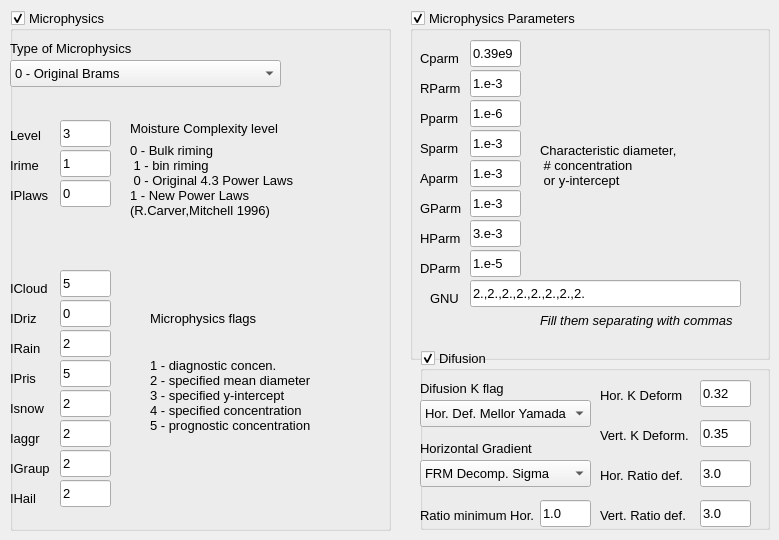
    <widget class="QWidget" name="tab_7">
     <attribute name="title">
      <string>Difus/MicroPh</string>
     </attribute>
     <widget class="QGroupBox" name="groupBox_14">
      <property name="geometry">
       <rect>
        <x>10</x>
        <y>10</y>
        <width>381</width>
        <height>521</height>
       </rect>
      </property>
      <property name="font">
       <font>
        <family>Arial</family>
        <pointsize>10</pointsize>
       </font>
      </property>
      <property name="title">
       <string>Microphysics</string>
      </property>
      <property name="checkable">
       <bool>true</bool>
      </property>
      <widget class="QLineEdit" name="iaggrlineEdit">
       <property name="geometry">
        <rect>
         <x>50</x>
         <y>410</y>
         <width>51</width>
         <height>27</height>
        </rect>
       </property>
       <property name="font">
        <font>
         <family>Arial</family>
         <pointsize>10</pointsize>
        </font>
       </property>
       <property name="text">
        <string>2</string>
       </property>
      </widget>
      <widget class="QLabel" name="label_122">
       <property name="geometry">
        <rect>
         <x>0</x>
         <y>270</y>
         <width>41</width>
         <height>17</height>
        </rect>
       </property>
       <property name="font">
        <font>
         <family>Arial</family>
         <pointsize>10</pointsize>
        </font>
       </property>
       <property name="text">
        <string>ICloud</string>
       </property>
      </widget>
      <widget class="QLabel" name="label_118">
       <property name="geometry">
        <rect>
         <x>0</x>
         <y>110</y>
         <width>31</width>
         <height>30</height>
        </rect>
       </property>
       <property name="font">
        <font>
         <family>Arial</family>
         <pointsize>10</pointsize>
        </font>
       </property>
       <property name="text">
        <string>Level</string>
       </property>
      </widget>
      <widget class="QLineEdit" name="igrauplineEdit">
       <property name="geometry">
        <rect>
         <x>50</x>
         <y>440</y>
         <width>51</width>
         <height>27</height>
        </rect>
       </property>
       <property name="font">
        <font>
         <family>Arial</family>
         <pointsize>10</pointsize>
        </font>
       </property>
       <property name="text">
        <string>2</string>
       </property>
      </widget>
      <widget class="QLabel" name="label_119">
       <property name="geometry">
        <rect>
         <x>0</x>
         <y>140</y>
         <width>31</width>
         <height>30</height>
        </rect>
       </property>
       <property name="font">
        <font>
         <family>Arial</family>
         <pointsize>10</pointsize>
        </font>
       </property>
       <property name="text">
        <string>Irime</string>
       </property>
      </widget>
      <widget class="QLabel" name="label_125">
       <property name="geometry">
        <rect>
         <x>0</x>
         <y>360</y>
         <width>31</width>
         <height>17</height>
        </rect>
       </property>
       <property name="font">
        <font>
         <family>Arial</family>
         <pointsize>10</pointsize>
        </font>
       </property>
       <property name="text">
        <string>IPris</string>
       </property>
      </widget>
      <widget class="QLineEdit" name="icloudlineEdit">
       <property name="geometry">
        <rect>
         <x>50</x>
         <y>260</y>
         <width>51</width>
         <height>27</height>
        </rect>
       </property>
       <property name="font">
        <font>
         <family>Arial</family>
         <pointsize>10</pointsize>
        </font>
       </property>
       <property name="text">
        <string>5</string>
       </property>
      </widget>
      <widget class="QLabel" name="label_124">
       <property name="geometry">
        <rect>
         <x>0</x>
         <y>300</y>
         <width>31</width>
         <height>17</height>
        </rect>
       </property>
       <property name="font">
        <font>
         <family>Arial</family>
         <pointsize>10</pointsize>
        </font>
       </property>
       <property name="text">
        <string>IDriz</string>
       </property>
      </widget>
      <widget class="QLabel" name="label_126">
       <property name="geometry">
        <rect>
         <x>0</x>
         <y>420</y>
         <width>41</width>
         <height>17</height>
        </rect>
       </property>
       <property name="font">
        <font>
         <family>Arial</family>
         <pointsize>10</pointsize>
        </font>
       </property>
       <property name="text">
        <string>Iaggr</string>
       </property>
      </widget>
      <widget class="QLabel" name="label_123">
       <property name="geometry">
        <rect>
         <x>0</x>
         <y>330</y>
         <width>41</width>
         <height>17</height>
        </rect>
       </property>
       <property name="font">
        <font>
         <family>Arial</family>
         <pointsize>10</pointsize>
        </font>
       </property>
       <property name="text">
        <string>IRain</string>
       </property>
      </widget>
      <widget class="QLabel" name="label_120">
       <property name="geometry">
        <rect>
         <x>0</x>
         <y>170</y>
         <width>41</width>
         <height>30</height>
        </rect>
       </property>
       <property name="font">
        <font>
         <family>Arial</family>
         <pointsize>10</pointsize>
        </font>
       </property>
       <property name="text">
        <string>IPlaws</string>
       </property>
      </widget>
      <widget class="QLabel" name="label_129">
       <property name="geometry">
        <rect>
         <x>140</x>
         <y>300</y>
         <width>181</width>
         <height>17</height>
        </rect>
       </property>
       <property name="font">
        <font>
         <family>Arial</family>
         <pointsize>10</pointsize>
        </font>
       </property>
       <property name="text">
        <string>Microphysics flags</string>
       </property>
      </widget>
      <widget class="QLineEdit" name="iprislineEdit">
       <property name="geometry">
        <rect>
         <x>50</x>
         <y>350</y>
         <width>51</width>
         <height>27</height>
        </rect>
       </property>
       <property name="font">
        <font>
         <family>Arial</family>
         <pointsize>10</pointsize>
        </font>
       </property>
       <property name="text">
        <string>5</string>
       </property>
      </widget>
      <widget class="QLabel" name="label_128">
       <property name="geometry">
        <rect>
         <x>0</x>
         <y>450</y>
         <width>41</width>
         <height>17</height>
        </rect>
       </property>
       <property name="font">
        <font>
         <family>Arial</family>
         <pointsize>10</pointsize>
        </font>
       </property>
       <property name="text">
        <string>IGraup</string>
       </property>
      </widget>
      <widget class="QLabel" name="label_121">
       <property name="geometry">
        <rect>
         <x>120</x>
         <y>130</y>
         <width>261</width>
         <height>81</height>
        </rect>
       </property>
       <property name="font">
        <font>
         <family>Arial</family>
         <pointsize>10</pointsize>
        </font>
       </property>
       <property name="text">
        <string>0 - Bulk riming
 1 - bin riming
 0 - Original 4.3 Power Laws
1 - New Power Laws
(R.Carver,Mitchell 1996)</string>
       </property>
      </widget>
      <widget class="QLineEdit" name="ihaillineEdit">
       <property name="geometry">
        <rect>
         <x>50</x>
         <y>470</y>
         <width>51</width>
         <height>27</height>
        </rect>
       </property>
       <property name="font">
        <font>
         <family>Arial</family>
         <pointsize>10</pointsize>
        </font>
       </property>
       <property name="text">
        <string>2</string>
       </property>
      </widget>
      <widget class="QComboBox" name="tmfcomboBox">
       <property name="geometry">
        <rect>
         <x>0</x>
         <y>50</y>
         <width>271</width>
         <height>27</height>
        </rect>
       </property>
       <property name="font">
        <font>
         <family>Arial</family>
         <pointsize>10</pointsize>
        </font>
       </property>
       <item>
        <property name="text">
         <string>0 - Original Brams</string>
        </property>
       </item>
       <item>
        <property name="text">
         <string>1 - Bouble moment CSU</string>
        </property>
       </item>
       <item>
        <property name="text">
         <string>2 - G. Thompson CW Single</string>
        </property>
       </item>
       <item>
        <property name="text">
         <string>3 - G. Thompson CW Double Aer</string>
        </property>
       </item>
      </widget>
      <widget class="QLineEdit" name="mfiplawslineEdit">
       <property name="geometry">
        <rect>
         <x>50</x>
         <y>170</y>
         <width>51</width>
         <height>27</height>
        </rect>
       </property>
       <property name="font">
        <font>
         <family>Arial</family>
         <pointsize>10</pointsize>
        </font>
       </property>
       <property name="text">
        <string>0</string>
       </property>
      </widget>
      <widget class="QLineEdit" name="idrizlineEdit">
       <property name="geometry">
        <rect>
         <x>50</x>
         <y>290</y>
         <width>51</width>
         <height>27</height>
        </rect>
       </property>
       <property name="font">
        <font>
         <family>Arial</family>
         <pointsize>10</pointsize>
        </font>
       </property>
       <property name="text">
        <string>0</string>
       </property>
      </widget>
      <widget class="QLineEdit" name="irainlineEdit">
       <property name="geometry">
        <rect>
         <x>50</x>
         <y>320</y>
         <width>51</width>
         <height>27</height>
        </rect>
       </property>
       <property name="font">
        <font>
         <family>Arial</family>
         <pointsize>10</pointsize>
        </font>
       </property>
       <property name="text">
        <string>2</string>
       </property>
      </widget>
      <widget class="QLabel" name="label_117">
       <property name="geometry">
        <rect>
         <x>120</x>
         <y>110</y>
         <width>181</width>
         <height>17</height>
        </rect>
       </property>
       <property name="font">
        <font>
         <family>Arial</family>
         <pointsize>10</pointsize>
        </font>
       </property>
       <property name="text">
        <string>Moisture Complexity level</string>
       </property>
      </widget>
      <widget class="QLineEdit" name="mfllineEdit">
       <property name="geometry">
        <rect>
         <x>50</x>
         <y>110</y>
         <width>51</width>
         <height>27</height>
        </rect>
       </property>
       <property name="font">
        <font>
         <family>Arial</family>
         <pointsize>10</pointsize>
        </font>
       </property>
       <property name="text">
        <string>3</string>
       </property>
      </widget>
      <widget class="QLabel" name="label_127">
       <property name="geometry">
        <rect>
         <x>0</x>
         <y>390</y>
         <width>41</width>
         <height>17</height>
        </rect>
       </property>
       <property name="font">
        <font>
         <family>Arial</family>
         <pointsize>10</pointsize>
        </font>
       </property>
       <property name="text">
        <string>Isnow</string>
       </property>
      </widget>
      <widget class="QLineEdit" name="mfirimelineEdit">
       <property name="geometry">
        <rect>
         <x>50</x>
         <y>140</y>
         <width>51</width>
         <height>27</height>
        </rect>
       </property>
       <property name="font">
        <font>
         <family>Arial</family>
         <pointsize>10</pointsize>
        </font>
       </property>
       <property name="text">
        <string>1</string>
       </property>
      </widget>
      <widget class="QLabel" name="label_116">
       <property name="geometry">
        <rect>
         <x>0</x>
         <y>30</y>
         <width>181</width>
         <height>17</height>
        </rect>
       </property>
       <property name="font">
        <font>
         <family>Arial</family>
         <pointsize>10</pointsize>
        </font>
       </property>
       <property name="text">
        <string>Type of Microphysics</string>
       </property>
      </widget>
      <widget class="QLabel" name="label_131">
       <property name="geometry">
        <rect>
         <x>140</x>
         <y>340</y>
         <width>181</width>
         <height>91</height>
        </rect>
       </property>
       <property name="font">
        <font>
         <family>Arial</family>
         <pointsize>10</pointsize>
        </font>
       </property>
       <property name="text">
        <string>1 - diagnostic concen.
2 - specified mean diameter
3 - specified y-intercept
4 - specified concentration
5 - prognostic concentration</string>
       </property>
      </widget>
      <widget class="QLineEdit" name="isnowlineEdit">
       <property name="geometry">
        <rect>
         <x>50</x>
         <y>380</y>
         <width>51</width>
         <height>27</height>
        </rect>
       </property>
       <property name="font">
        <font>
         <family>Arial</family>
         <pointsize>10</pointsize>
        </font>
       </property>
       <property name="text">
        <string>2</string>
       </property>
      </widget>
      <widget class="QLabel" name="label_130">
       <property name="geometry">
        <rect>
         <x>0</x>
         <y>480</y>
         <width>31</width>
         <height>17</height>
        </rect>
       </property>
       <property name="font">
        <font>
         <family>Arial</family>
         <pointsize>10</pointsize>
        </font>
       </property>
       <property name="text">
        <string>IHail</string>
       </property>
      </widget>
     </widget>
     <widget class="QGroupBox" name="groupBox_15">
      <property name="geometry">
       <rect>
        <x>410</x>
        <y>10</y>
        <width>360</width>
        <height>350</height>
       </rect>
      </property>
      <property name="font">
       <font>
        <family>Arial</family>
        <pointsize>10</pointsize>
       </font>
      </property>
      <property name="title">
       <string>Microphysics Parameters</string>
      </property>
      <property name="checkable">
       <bool>true</bool>
      </property>
      <widget class="QLineEdit" name="mfpplineEdit">
       <property name="geometry">
        <rect>
         <x>60</x>
         <y>90</y>
         <width>51</width>
         <height>27</height>
        </rect>
       </property>
       <property name="font">
        <font>
         <family>Arial</family>
         <pointsize>10</pointsize>
        </font>
       </property>
       <property name="text">
        <string>1.e-6</string>
       </property>
      </widget>
      <widget class="QLabel" name="label_142">
       <property name="geometry">
        <rect>
         <x>20</x>
         <y>280</y>
         <width>41</width>
         <height>17</height>
        </rect>
       </property>
       <property name="font">
        <font>
         <family>Arial</family>
         <pointsize>10</pointsize>
        </font>
       </property>
       <property name="text">
        <string>GNU</string>
       </property>
      </widget>
      <widget class="QLabel" name="label_133">
       <property name="geometry">
        <rect>
         <x>10</x>
         <y>70</y>
         <width>41</width>
         <height>17</height>
        </rect>
       </property>
       <property name="font">
        <font>
         <family>Arial</family>
         <pointsize>10</pointsize>
        </font>
       </property>
       <property name="text">
        <string>RParm</string>
       </property>
      </widget>
      <widget class="QLabel" name="label_136">
       <property name="geometry">
        <rect>
         <x>10</x>
         <y>130</y>
         <width>41</width>
         <height>17</height>
        </rect>
       </property>
       <property name="font">
        <font>
         <family>Arial</family>
         <pointsize>10</pointsize>
        </font>
       </property>
       <property name="text">
        <string>Sparm</string>
       </property>
      </widget>
      <widget class="QLabel" name="label_132">
       <property name="geometry">
        <rect>
         <x>10</x>
         <y>190</y>
         <width>41</width>
         <height>17</height>
        </rect>
       </property>
       <property name="font">
        <font>
         <family>Arial</family>
         <pointsize>10</pointsize>
        </font>
       </property>
       <property name="text">
        <string>GParm</string>
       </property>
      </widget>
      <widget class="QLabel" name="label_141">
       <property name="geometry">
        <rect>
         <x>130</x>
         <y>110</y>
         <width>191</width>
         <height>91</height>
        </rect>
       </property>
       <property name="font">
        <font>
         <family>Arial</family>
         <pointsize>10</pointsize>
        </font>
       </property>
       <property name="text">
        <string>Characteristic diameter,
 # concentration
 or y-intercept</string>
       </property>
      </widget>
      <widget class="QLabel" name="label_135">
       <property name="geometry">
        <rect>
         <x>10</x>
         <y>250</y>
         <width>41</width>
         <height>17</height>
        </rect>
       </property>
       <property name="font">
        <font>
         <family>Arial</family>
         <pointsize>10</pointsize>
        </font>
       </property>
       <property name="text">
        <string>DParm</string>
       </property>
      </widget>
      <widget class="QLineEdit" name="mfdplineEdit">
       <property name="geometry">
        <rect>
         <x>60</x>
         <y>240</y>
         <width>51</width>
         <height>27</height>
        </rect>
       </property>
       <property name="font">
        <font>
         <family>Arial</family>
         <pointsize>10</pointsize>
        </font>
       </property>
       <property name="text">
        <string>1.e-5</string>
       </property>
      </widget>
      <widget class="QLabel" name="label_139">
       <property name="geometry">
        <rect>
         <x>10</x>
         <y>40</y>
         <width>41</width>
         <height>17</height>
        </rect>
       </property>
       <property name="font">
        <font>
         <family>Arial</family>
         <pointsize>10</pointsize>
        </font>
       </property>
       <property name="text">
        <string>Cparm</string>
       </property>
      </widget>
      <widget class="QLabel" name="label_138">
       <property name="geometry">
        <rect>
         <x>10</x>
         <y>100</y>
         <width>41</width>
         <height>17</height>
        </rect>
       </property>
       <property name="font">
        <font>
         <family>Arial</family>
         <pointsize>10</pointsize>
        </font>
       </property>
       <property name="text">
        <string>Pparm</string>
       </property>
      </widget>
      <widget class="QLabel" name="label_137">
       <property name="geometry">
        <rect>
         <x>10</x>
         <y>220</y>
         <width>41</width>
         <height>17</height>
        </rect>
       </property>
       <property name="font">
        <font>
         <family>Arial</family>
         <pointsize>10</pointsize>
        </font>
       </property>
       <property name="text">
        <string>HParm</string>
       </property>
      </widget>
      <widget class="QLineEdit" name="mfgplineEdit">
       <property name="geometry">
        <rect>
         <x>60</x>
         <y>180</y>
         <width>51</width>
         <height>27</height>
        </rect>
       </property>
       <property name="font">
        <font>
         <family>Arial</family>
         <pointsize>10</pointsize>
        </font>
       </property>
       <property name="text">
        <string>1.e-3</string>
       </property>
      </widget>
      <widget class="QLineEdit" name="mfcplineEdit">
       <property name="geometry">
        <rect>
         <x>60</x>
         <y>30</y>
         <width>51</width>
         <height>27</height>
        </rect>
       </property>
       <property name="font">
        <font>
         <family>Arial</family>
         <pointsize>10</pointsize>
        </font>
       </property>
       <property name="text">
        <string>0.39e9</string>
       </property>
      </widget>
      <widget class="QLineEdit" name="mfhplineEdit">
       <property name="geometry">
        <rect>
         <x>60</x>
         <y>210</y>
         <width>51</width>
         <height>27</height>
        </rect>
       </property>
       <property name="font">
        <font>
         <family>Arial</family>
         <pointsize>10</pointsize>
        </font>
       </property>
       <property name="text">
        <string>3.e-3</string>
       </property>
      </widget>
      <widget class="QLineEdit" name="mfaplineEdit">
       <property name="geometry">
        <rect>
         <x>60</x>
         <y>150</y>
         <width>51</width>
         <height>27</height>
        </rect>
       </property>
       <property name="font">
        <font>
         <family>Arial</family>
         <pointsize>10</pointsize>
        </font>
       </property>
       <property name="text">
        <string>1.e-3</string>
       </property>
      </widget>
      <widget class="QLineEdit" name="mfrplineEdit">
       <property name="geometry">
        <rect>
         <x>60</x>
         <y>60</y>
         <width>51</width>
         <height>27</height>
        </rect>
       </property>
       <property name="font">
        <font>
         <family>Arial</family>
         <pointsize>10</pointsize>
        </font>
       </property>
       <property name="text">
        <string>1.e-3</string>
       </property>
      </widget>
      <widget class="QLineEdit" name="mfsplineEdit">
       <property name="geometry">
        <rect>
         <x>60</x>
         <y>120</y>
         <width>51</width>
         <height>27</height>
        </rect>
       </property>
       <property name="font">
        <font>
         <family>Arial</family>
         <pointsize>10</pointsize>
        </font>
       </property>
       <property name="text">
        <string>1.e-3</string>
       </property>
      </widget>
      <widget class="QLabel" name="label_134">
       <property name="geometry">
        <rect>
         <x>10</x>
         <y>160</y>
         <width>41</width>
         <height>17</height>
        </rect>
       </property>
       <property name="font">
        <font>
         <family>Arial</family>
         <pointsize>10</pointsize>
        </font>
       </property>
       <property name="text">
        <string>Aparm</string>
       </property>
      </widget>
      <widget class="QLineEdit" name="mfgnulineEdit">
       <property name="geometry">
        <rect>
         <x>60</x>
         <y>270</y>
         <width>271</width>
         <height>27</height>
        </rect>
       </property>
       <property name="font">
        <font>
         <family>Arial</family>
         <pointsize>10</pointsize>
        </font>
       </property>
       <property name="text">
        <string>2.,2.,2.,2.,2.,2.,2.,2.</string>
       </property>
      </widget>
      <widget class="QLabel" name="label_140">
       <property name="geometry">
        <rect>
         <x>130</x>
         <y>300</y>
         <width>200</width>
         <height>20</height>
        </rect>
       </property>
       <property name="font">
        <font>
         <family>Arial</family>
         <pointsize>10</pointsize>
         <italic>true</italic>
        </font>
       </property>
       <property name="text">
        <string>Fill them separating with commas</string>
       </property>
      </widget>
     </widget>
     <widget class="QGroupBox" name="groupBox_16">
      <property name="geometry">
       <rect>
        <x>420</x>
        <y>350</y>
        <width>350</width>
        <height>180</height>
       </rect>
      </property>
      <property name="font">
       <font>
        <family>Arial</family>
        <pointsize>10</pointsize>
       </font>
      </property>
      <property name="title">
       <string>Difusion</string>
      </property>
      <property name="checkable">
       <bool>true</bool>
      </property>
      <widget class="QLabel" name="label_109">
       <property name="geometry">
        <rect>
         <x>180</x>
         <y>70</y>
         <width>91</width>
         <height>30</height>
        </rect>
       </property>
       <property name="font">
        <font>
         <family>Arial</family>
         <pointsize>10</pointsize>
        </font>
       </property>
       <property name="text">
        <string>Vert. K Deform.</string>
       </property>
      </widget>
      <widget class="QComboBox" name="HgcomboBox">
       <property name="geometry">
        <rect>
         <x>0</x>
         <y>110</y>
         <width>171</width>
         <height>27</height>
        </rect>
       </property>
       <property name="font">
        <font>
         <family>Arial</family>
         <pointsize>10</pointsize>
        </font>
       </property>
       <item>
        <property name="text">
         <string>FRM Decomp. Sigma</string>
        </property>
       </item>
       <item>
        <property name="text">
         <string>Tue Horizontal</string>
        </property>
       </item>
      </widget>
      <widget class="QLabel" name="label_112">
       <property name="geometry">
        <rect>
         <x>180</x>
         <y>110</y>
         <width>91</width>
         <height>30</height>
        </rect>
       </property>
       <property name="font">
        <font>
         <family>Arial</family>
         <pointsize>10</pointsize>
        </font>
       </property>
       <property name="text">
        <string>Hor. Ratio def.</string>
       </property>
      </widget>
      <widget class="QLineEdit" name="hrdlineEdit">
       <property name="geometry">
        <rect>
         <x>280</x>
         <y>110</y>
         <width>51</width>
         <height>27</height>
        </rect>
       </property>
       <property name="font">
        <font>
         <family>Arial</family>
         <pointsize>10</pointsize>
        </font>
       </property>
       <property name="text">
        <string>3.0</string>
       </property>
      </widget>
      <widget class="QLabel" name="label_111">
       <property name="geometry">
        <rect>
         <x>180</x>
         <y>150</y>
         <width>91</width>
         <height>30</height>
        </rect>
       </property>
       <property name="font">
        <font>
         <family>Arial</family>
         <pointsize>10</pointsize>
        </font>
       </property>
       <property name="text">
        <string>Vert. Ratio def.</string>
       </property>
      </widget>
      <widget class="QLineEdit" name="vkdlineEdit">
       <property name="geometry">
        <rect>
         <x>280</x>
         <y>70</y>
         <width>51</width>
         <height>27</height>
        </rect>
       </property>
       <property name="font">
        <font>
         <family>Arial</family>
         <pointsize>10</pointsize>
        </font>
       </property>
       <property name="text">
        <string>0.35</string>
       </property>
      </widget>
      <widget class="QLabel" name="label_108">
       <property name="geometry">
        <rect>
         <x>0</x>
         <y>90</y>
         <width>181</width>
         <height>17</height>
        </rect>
       </property>
       <property name="font">
        <font>
         <family>Arial</family>
         <pointsize>10</pointsize>
        </font>
       </property>
       <property name="text">
        <string>Horizontal Gradient</string>
       </property>
      </widget>
      <widget class="QLabel" name="label_113">
       <property name="geometry">
        <rect>
         <x>0</x>
         <y>150</y>
         <width>120</width>
         <height>30</height>
        </rect>
       </property>
       <property name="font">
        <font>
         <family>Arial</family>
         <pointsize>10</pointsize>
        </font>
       </property>
       <property name="text">
        <string>Ratio minimum Hor.</string>
       </property>
      </widget>
      <widget class="QLabel" name="label_107">
       <property name="geometry">
        <rect>
         <x>0</x>
         <y>30</y>
         <width>181</width>
         <height>17</height>
        </rect>
       </property>
       <property name="font">
        <font>
         <family>Arial</family>
         <pointsize>10</pointsize>
        </font>
       </property>
       <property name="text">
        <string>Difusion K flag</string>
       </property>
      </widget>
      <widget class="QLineEdit" name="akminlineEdit">
       <property name="geometry">
        <rect>
         <x>120</x>
         <y>150</y>
         <width>51</width>
         <height>27</height>
        </rect>
       </property>
       <property name="font">
        <font>
         <family>Arial</family>
         <pointsize>10</pointsize>
        </font>
       </property>
       <property name="text">
        <string>1.0</string>
       </property>
      </widget>
      <widget class="QComboBox" name="dkfcomboBox">
       <property name="geometry">
        <rect>
         <x>0</x>
         <y>50</y>
         <width>171</width>
         <height>27</height>
        </rect>
       </property>
       <property name="font">
        <font>
         <family>Arial</family>
         <pointsize>10</pointsize>
        </font>
       </property>
       <item>
        <property name="text">
         <string>Hor. Def. Mellor Yamada</string>
        </property>
       </item>
       <item>
        <property name="text">
         <string>Anisotropic Deformation</string>
        </property>
       </item>
       <item>
        <property name="text">
         <string>Isotropic Deformation</string>
        </property>
       </item>
       <item>
        <property name="text">
         <string>Deardorff TKE</string>
        </property>
       </item>
       <item>
        <property name="text">
         <string>Not Used</string>
        </property>
       </item>
       <item>
        <property name="text">
         <string>Not Used</string>
        </property>
       </item>
       <item>
        <property name="text">
         <string>Nakanish TKE</string>
        </property>
       </item>
      </widget>
      <widget class="QLineEdit" name="hkdlineEdit">
       <property name="geometry">
        <rect>
         <x>280</x>
         <y>30</y>
         <width>51</width>
         <height>27</height>
        </rect>
       </property>
       <property name="font">
        <font>
         <family>Arial</family>
         <pointsize>10</pointsize>
        </font>
       </property>
       <property name="text">
        <string>0.32</string>
       </property>
      </widget>
      <widget class="QLabel" name="label_110">
       <property name="geometry">
        <rect>
         <x>180</x>
         <y>30</y>
         <width>91</width>
         <height>30</height>
        </rect>
       </property>
       <property name="font">
        <font>
         <family>Arial</family>
         <pointsize>10</pointsize>
        </font>
       </property>
       <property name="text">
        <string>Hor. K Deform</string>
       </property>
      </widget>
      <widget class="QLineEdit" name="vrdlineEdit">
       <property name="geometry">
        <rect>
         <x>280</x>
         <y>150</y>
         <width>51</width>
         <height>27</height>
        </rect>
       </property>
       <property name="font">
        <font>
         <family>Arial</family>
         <pointsize>10</pointsize>
        </font>
       </property>
       <property name="text">
        <string>3.0</string>
       </property>
      </widget>
     </widget>
    </widget>
